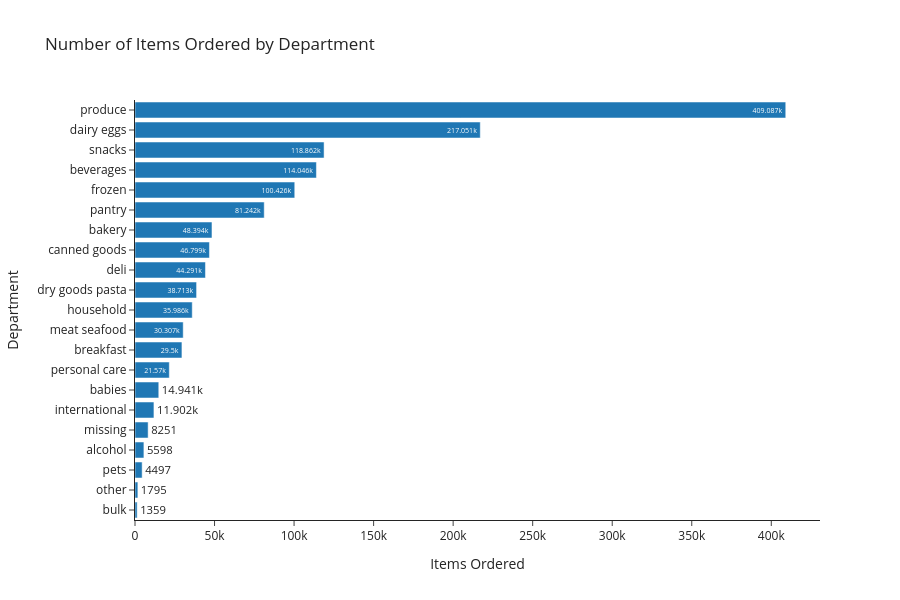

The code cell stored with this chart in its notebook:
### Markdown cell above
### Orders by Department

### Code cell
dept_counts = op["department"].value_counts().reset_index()
dept_counts.columns = ["Department", "Items Ordered"]

fig = px.bar(
    dept_counts,
    x="Items Ordered",
    y="Department",
    orientation="h",
    title="Number of Items Ordered by Department",
    text_auto=True,
    height=600,
)
fig.update_layout(yaxis=dict(autorange="reversed"))
fig.show()

### Figure 1 — Plotly figure (JSON) as saved in the notebook; plotly's stock layout.template omitted (floating-point values rounded to 4 significant figures)
{"data": [{"hovertemplate": "Items Ordered=%{x}<br>Department=%{y}<extra></extra>", "legendgroup": "", "marker": {"color": "#1F77B4", "pattern": {"shape": ""}}, "name": "", "orientation": "h", "showlegend": false, "textposition": "auto", "texttemplate": "%{x}", "type": "bar", "x": [409087, 217051, 118862, 114046, 100426, 81242, 48394, 46799, 44291, 38713, 35986, 30307, 29500, 21570, 14941, 11902, 8251, 5598, 4497, 1795, 1359], "xaxis": "x", "y": ["produce", "dairy eggs", "snacks", "beverages", "frozen", "pantry", "bakery", "canned goods", "deli", "dry goods pasta", "household", "meat seafood", "breakfast", "personal care", "babies", "international", "missing", "alcohol", "pets", "other", "bulk"], "yaxis": "y"}], "layout": {"barmode": "relative", "height": 600, "legend": {"tracegroupgap": 0}, "title": {"text": "Number of Items Ordered by Department"}, "xaxis": {"anchor": "y", "domain": [0.0, 1.0], "title": {"text": "Items Ordered"}}, "yaxis": {"anchor": "x", "autorange": "reversed", "domain": [0.0, 1.0], "title": {"text": "Department"}}}}
